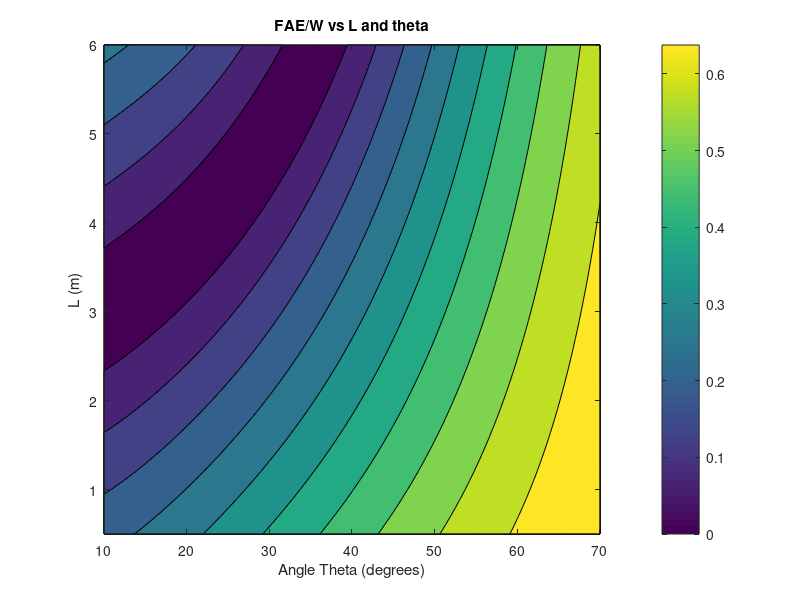

The MATLAB script that drew this image: (Note: this script raises an error after producing the figure.)
% EA2 Design Project 4

%Graph 1
theta=[10:1:70];
Ls=[0.5:0.1:6];
F=[]
F(1:56,1:61)=zeros;
for i=1:61;
    for j=1:56;
        thet=theta(i);
        L=Ls(j);
FAEW=(sqrt(1+8*(sind(thet)^2)))*((1/4)-(L/10)*(1-sind(thet)))
;
        Fmagnitude=norm(FAEW);
        F(j,i)=Fmagnitude;
    end
end
F
figure;
contourf(theta,Ls,F);
title('FAE/W vs L and theta');
xlabel('Angle Theta (degrees)');
ylabel('L (m)');
c=colorbar;
c.Label.String='Magnitude of F/W'

%Figure 2
figure;
contourf(theta,Ls,F',1);
xlabel('Theta (degrees)');
ylabel('L (m)');
zlabel('Force of AE (N)');
title('F vs L vs Theta');
c=colorbar;
c.Label.String='Magnitude of F/W'


